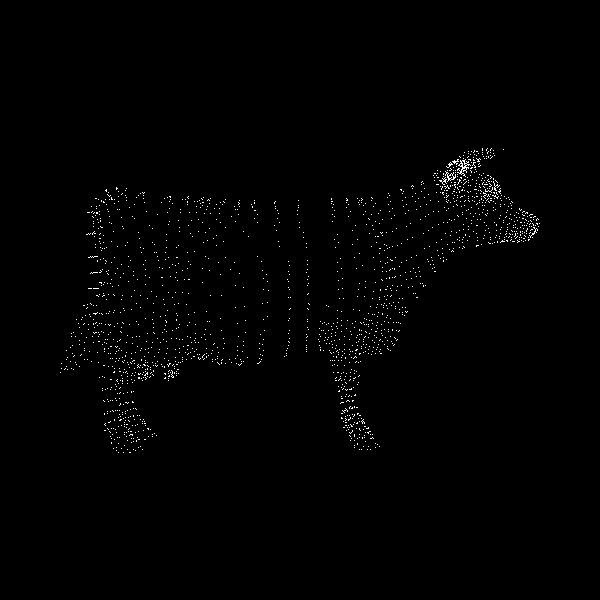

Here is the Python script that generated this plot:
#!/usr/bin/env python

# Demonstrate vtkConvertToPointCloud by reading a cow mesh, converting
# it to a point cloud with different cell generation modes, and rendering
# the polyvertex result.

import os

# Factory overrides
import vtkmodules.vtkInteractionStyle  # noqa: F401
import vtkmodules.vtkRenderingFreeType  # noqa: F401
import vtkmodules.vtkRenderingOpenGL2  # noqa: F401

from vtkmodules.vtkFiltersPoints import vtkConvertToPointCloud
from vtkmodules.vtkIOXML import vtkXMLPolyDataReader
from vtkmodules.vtkRenderingCore import (
    vtkActor,
    vtkPolyDataMapper,
    vtkRenderWindow,
    vtkRenderWindowInteractor,
    vtkRenderer,
)

data_dir = os.environ.get("VPE_DATA_DIR", os.path.dirname(os.path.abspath(__file__)))

# Read cow mesh
reader = vtkXMLPolyDataReader()
reader.SetFileName(os.path.join(data_dir, "cow.vtp"))

# Convert to point cloud
conv_point_cloud = vtkConvertToPointCloud()
conv_point_cloud.SetInputConnection(reader.GetOutputPort())

# Verify NO_CELLS mode
conv_point_cloud.SetCellGenerationMode(vtkConvertToPointCloud.NO_CELLS)
conv_point_cloud.Update()
output = conv_point_cloud.GetOutput()
print("NO_CELLS mode: {} cells".format(output.GetNumberOfCells()))

# Verify VERTEX_CELLS mode
conv_point_cloud.SetCellGenerationMode(vtkConvertToPointCloud.VERTEX_CELLS)
conv_point_cloud.Update()
output = conv_point_cloud.GetOutput()
print("VERTEX_CELLS mode: {} cells".format(output.GetNumberOfCells()))

# Use POLYVERTEX_CELL mode for rendering
conv_point_cloud.SetCellGenerationMode(vtkConvertToPointCloud.POLYVERTEX_CELL)
conv_point_cloud.Update()
output = conv_point_cloud.GetOutput()
print("POLYVERTEX_CELL mode: {} cells".format(output.GetNumberOfCells()))

mapper = vtkPolyDataMapper()
mapper.SetInputConnection(conv_point_cloud.GetOutputPort())

actor = vtkActor()
actor.SetMapper(mapper)

# Renderer
renderer = vtkRenderer()
renderer.AddActor(actor)

# Window
render_window = vtkRenderWindow()
render_window.SetSize(600, 600)
render_window.SetMultiSamples(0)
render_window.AddRenderer(renderer)
render_window.SetWindowName("convert to pointcloud filter")

# Interactor
interactor = vtkRenderWindowInteractor()
interactor.SetRenderWindow(render_window)

interactor.Initialize()
interactor.Start()
